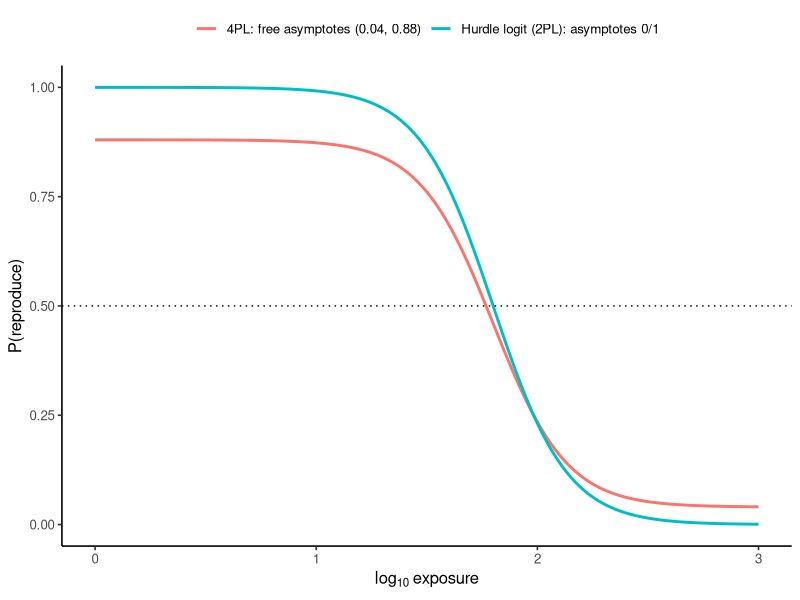

Source code (R):
## ---- chunk 1
#| label: logit-vs-4pl
#| message: false
#| fig-cap: "P(reproduce) vs log-exposure. The hurdle's logit (2PL) is forced to run 1 -> 0; a 4PL frees the asymptotes (here a 12% never-reproduce floor and a 4% always-fail ceiling). When the asymptotes sit near 0/1 the two curves coincide, so the incidence z/CTmax match."
#| fig-width: 6
#| fig-height: 3.4
suppressPackageStartupMessages(library(ggplot2))
logd <- seq(0, 3, length.out = 200)
k <- 6; mid <- 1.8
two_pl  <- plogis(-k * (logd - mid))                       # logit / 2PL: 1 -> 0
four_pl <- 0.04 + (0.88 - 0.04) / (1 + exp(k * (logd - mid)))  # free asymptotes
d <- rbind(
  data.frame(logd, p = two_pl,  model = "Hurdle logit (2PL): asymptotes 0/1"),
  data.frame(logd, p = four_pl, model = "4PL: free asymptotes (0.04, 0.88)")
)
ggplot(d, aes(logd, p, colour = model)) +
  geom_line(linewidth = 1) +
  geom_hline(yintercept = 0.5, linetype = 3) +
  labs(x = expression(log[10]~"exposure"), y = "P(reproduce)", colour = NULL) +
  theme_classic(base_size = 12) + theme(legend.position = "top")
